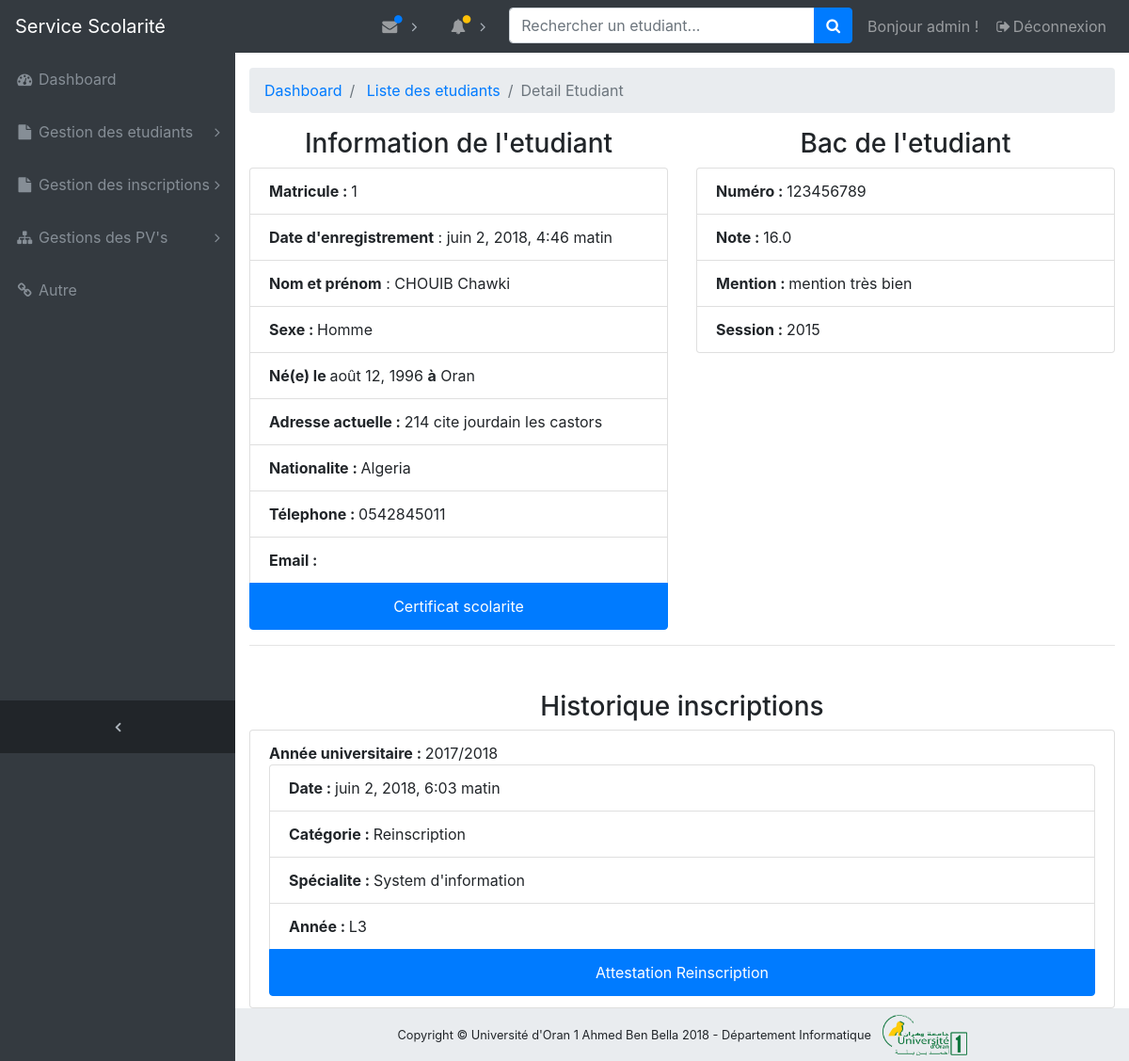
/dashboard/inscriptions/liste_etudiants/1/detail (signed in), run on an earlier commit of the app's database.
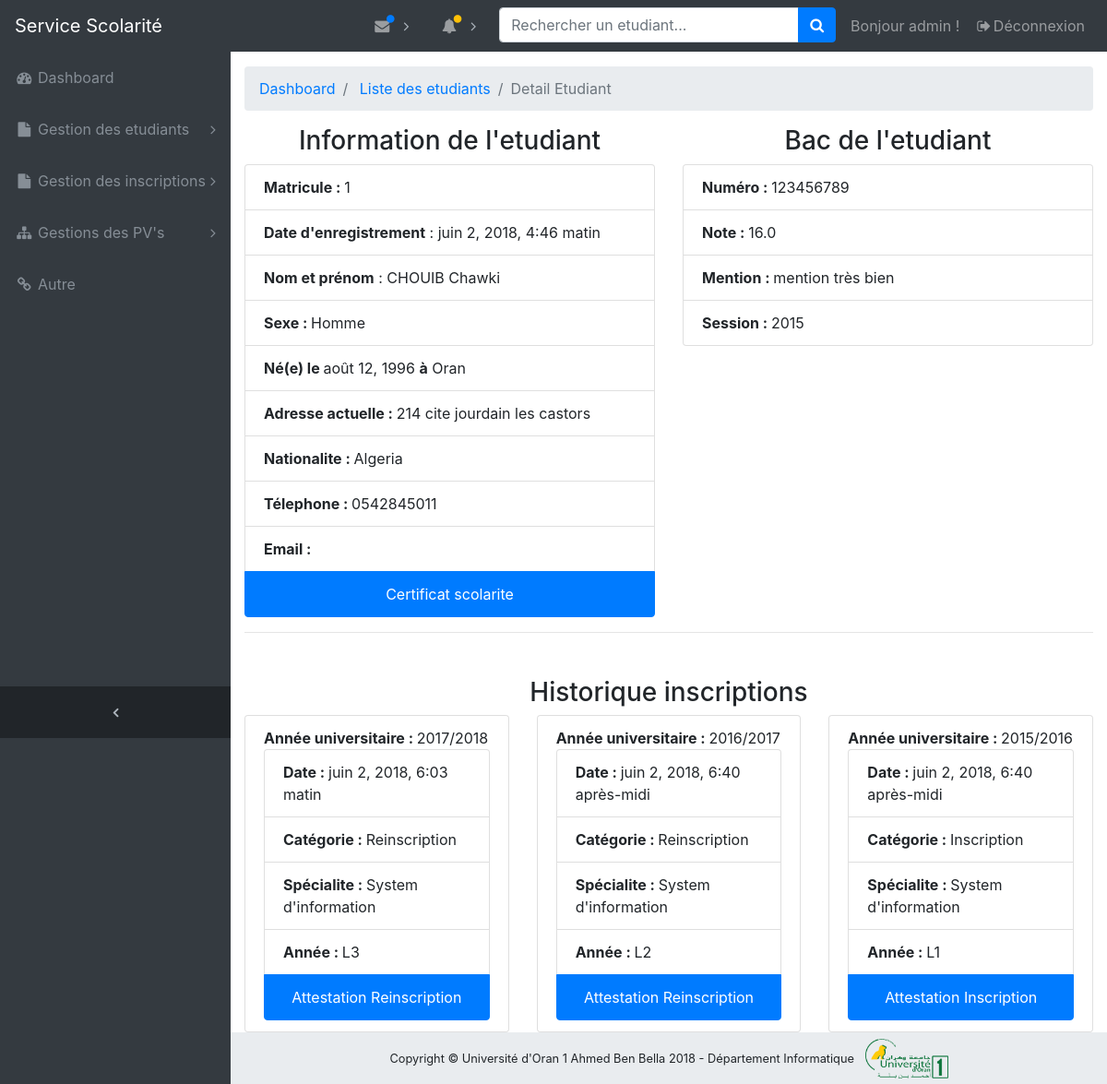
And on a later commit of the database.
### inscriptions/models.py (models this page shows, shortened)
class Inscription(models.Model):
    etudiant = models.ForeignKey(Etudiant, related_name='inscriptions')
    annee_universitaire = models.ForeignKey('etablissements.Annee_universitaire',
                                            related_name='inscriptions')
    parcours = models.ForeignKey('modules.Parcours', related_name='inscriptions')
    groupe = models.ForeignKey(Groupe, related_name='inscriptions', null=True)
    date_creation = models.DateTimeField(auto_now_add=True)
    categorie = models.CharField(choices=(('Inscription', 'Inscription'), ('Reinscription', 'Reinscription')),
                                 max_length=256, blank=True, null=True)
    class Meta:
        db_table = "inscription"
        verbose_name = "Inscription"
        verbose_name_plural = "Inscriptions"

### etablissements/models.py (models this page shows)
class Annee_universitaire(models.Model):
    nom = models.CharField(max_length=256)
    date_creation = models.DateTimeField(auto_now_add=True)
    def __str__(self):
        return self.nom
    class Meta:
        db_table = "annee_universitaire"
        verbose_name = "Annee universitaire"
        verbose_name_plural = "Annees universitaire"

### modules/models.py (models this page shows, shortened)
class Parcours(models.Model):
    nom = models.CharField(max_length=256)
    specialite = models.ForeignKey(Specialite, related_name='parcours')
    responsable = models.OneToOneField('enseignants.Enseignant', related_name='responsable_parcours')
    date_creation = models.DateTimeField(auto_now_add=True)
    class Meta:
        db_table = "parcours"
        verbose_name = "Parcours"
        verbose_name_plural = "Parcours"

class Specialite(models.Model):
    nom = models.CharField(max_length=256)
    departement = models.ForeignKey('etablissements.Departement', related_name='specialites')
    cycle = models.ForeignKey(Cycle, related_name='specialites')
    responsable = models.OneToOneField('enseignants.Enseignant', related_name='responsable_specialite')
    date_creation = models.DateTimeField(auto_now_add=True)
    class Meta:
        db_table = "specialite"
        verbose_name = "Specialite"
        verbose_name_plural = "Specialites"

### inscriptions/views.py (the view)
def dashboard_detail_etudiant(request, pk):
    if request.user.is_authenticated:
        if request.user.groups.filter(name='Administrateur').exists() or \
                (request.user.groups.filter(name='Etudiants').exists() and
                 get_object_or_404(Etudiant, pk=pk).__eq__(request.user.etudiant)):
            etudiant = Etudiant.objects.get(pk=pk)
            inscriptions = etudiant.inscriptions.all().order_by('-annee_universitaire__nom')
            bac = etudiant.bac
            contexe = {'etudiant': etudiant,
                       'inscriptions': inscriptions,
                       'bac': bac,
                       }
            return render(request, 'inscriptions/detail_etudiant.html', contexe)
        else:
            return redirect('login_account')
    else:
        return redirect('login_account')

### inscriptions/templates/inscriptions/detail_etudiant.html (shortened to what this page needs)
{% extends 'dashboard/base.html' %}
{% load staticfiles %}
{% block content %}
    <ol class="breadcrumb">
        <li class="breadcrumb-item">
            <a href="{% url 'dashboard_home_page' %}">Dashboard</a>
        </li>
        <li class="breadcrumb-item">
            <a href="{% url 'dashboard_liste_etudiants' %}">Liste des etudiants</a>
        </li>
        <li class="breadcrumb-item active">Detail Etudiant</li>
    </ol>
    <div class="row">
        <div class="col">
            <h3 class="text-center">Information de l'etudiant</h3>
            <ul class="list-group">
                <li class="list-group-item"><strong>Matricule : </strong> {{ etudiant.id }}</li>
                <li class="list-group-item"><strong>Date d'enregistrement</strong>
                    : {{ etudiant.user.date_joined }}
                </li>
                <li class="list-group-item"><strong>Nom et prénom</strong>
                    : {{ etudiant.nom.upper }} {{ etudiant.prenom.capitalize }}
                </li>
                <li class="list-group-item"><strong>Sexe : </strong> {{ etudiant.sexe }}</li>
                <li class="list-group-item"><strong>Né(e) le </strong>{{ etudiant.date_naissance }}
                    <strong> à</strong> {{ etudiant.lieu_naissance.capitalize }}</li>
                <li class="list-group-item"><strong>Adresse actuelle : </strong> {{ etudiant.adresse }}</li>
                <li class="list-group-item"><strong>Nationalite : </strong>{{ etudiant.nationalite.name }}
                </li>
                <li class="list-group-item"><strong>Télephone : </strong>{{ etudiant.telephone }}</li>
                <li class="list-group-item"><strong>Email : </strong>
                </li>
                <a target="_blank" class="list-group-item list-group-item-action active text-center"
                   href="{% url 'certificat_scolarite' pk=inscriptions.last.id %}"><span>Certificat scolarite</span></a>
            </ul>
        </div>
        <div class="col">
            <h3 class="text-center">Bac de l'etudiant</h3>
            <ul class="list-group">
                <li class="list-group-item"><strong>Numéro : </strong> {{ bac.numero }}</li>
                <li class="list-group-item"><strong>Note : </strong> {{ bac.note }}</li>
                <li class="list-group-item"><strong>Mention : </strong> {{ bac.mention }}</li>
                <li class="list-group-item"><strong>Session : </strong> {{ bac.session }}</li>
            </ul>
        </div>
    </div>
    <hr>
    <div class="row mt-5">
        <div class="col">
            <h3 class="text-center">Historique inscriptions</h3>
        </div>
    </div>
    <div class="row">
        {% for inscription in inscriptions %}
            <div class="col">
                <ul class="list-group">
                    <li class="list-group-item"><strong>Année universitaire
                        : </strong>{{ inscription.annee_universitaire }}
                        <ul class="list-group">
                            <li class="list-group-item"><strong>Date
                                : </strong> {{ inscription.date_creation }}</li>
                            <li class="list-group-item"><strong>Catégorie
                                : </strong>{{ inscription.categorie }}</li>
                            <li class="list-group-item"><strong>Spécialite
                                : </strong>{{ inscription.parcours.specialite.nom }}</li>
                            <li class="list-group-item"><strong>Année
                                : </strong>{{ inscription.parcours.nom }}</li>
                            <a target="_blank" class="list-group-item list-group-item-action active text-center"
                               href="{% url 'attestation_inscription' pk=inscription.id %}"><span>Attestation {{ inscription.categorie }}</span></a>
                        </ul>
                    </li>
                </ul>
            </div>
        {% endfor %}
    </div>
{% endblock %}

What changed in the data, as far as the page shows it:
added Inscription: annee_universitaire "2016/2017", date_creation "juin 2, 2018, 6:40 après-midi", categorie "Reinscription", parcours.specialite.nom "System d'information", parcours.nom "L2"
added Inscription: annee_universitaire "2015/2016", date_creation "juin 2, 2018, 6:40 après-midi", categorie "Inscription", parcours.specialite.nom "System d'information", parcours.nom "L1"
